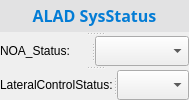
       <widget class="QSplitter" name="splitter_234">
        <property name="orientation">
         <enum>Qt::Vertical</enum>
        </property>
        <widget class="QLabel" name="label_221">
         <property name="font">
          <font>
           <family>Microsoft YaHei</family>
           <pointsize>12</pointsize>
          </font>
         </property>
         <property name="styleSheet">
          <string notr="true">color:rgb(3, 124, 213);
background-color: rgb(226, 226, 227);</string>
         </property>
         <property name="frameShape">
          <enum>QFrame::Box</enum>
         </property>
         <property name="frameShadow">
          <enum>QFrame::Plain</enum>
         </property>
         <property name="lineWidth">
          <number>0</number>
         </property>
         <property name="text">
          <string>&lt;html&gt;&lt;head/&gt;&lt;body&gt;&lt;p&gt;&lt;span style=&quot; font-weight:600;&quot;&gt;ALAD SysStatus&lt;/span&gt;&lt;/p&gt;&lt;/body&gt;&lt;/html&gt;</string>
         </property>
         <property name="alignment">
          <set>Qt::AlignCenter</set>
         </property>
        </widget>
        <widget class="QSplitter" name="splitter_235">
         <property name="styleSheet">
          <string notr="true">font: 9pt &quot;Microsoft YaHei&quot;;</string>
         </property>
         <property name="orientation">
          <enum>Qt::Horizontal</enum>
         </property>
         <widget class="QLabel" name="label_222">
          <property name="styleSheet">
           <string notr="true">font: 9pt &quot;Microsoft YaHei&quot;;</string>
          </property>
          <property name="text">
           <string>NOA_Status:</string>
          </property>
         </widget>
         <widget class="QComboBox" name="comboBox_ALAD_SysStatus_NOA_Status_">
          <property name="sizePolicy">
           <sizepolicy hsizetype="Preferred" vsizetype="Fixed">
            <horstretch>0</horstretch>
            <verstretch>0</verstretch>
           </sizepolicy>
          </property>
          <property name="styleSheet">
           <string notr="true">font: 9pt &quot;Microsoft YaHei&quot;;</string>
          </property>
         </widget>
        </widget>
        <widget class="QSplitter" name="splitter_236">
         <property name="styleSheet">
          <string notr="true">font: 9pt &quot;Microsoft YaHei&quot;;</string>
         </property>
         <property name="orientation">
          <enum>Qt::Horizontal</enum>
         </property>
         <widget class="QLabel" name="label_223">
          <property name="styleSheet">
           <string notr="true">font: 9pt &quot;Microsoft YaHei&quot;;</string>
          </property>
          <property name="text">
           <string>LateralControlStatus:</string>
          </property>
         </widget>
         <widget class="QComboBox" name="comboBox_ALAD_SysStatus_LateralControlStatus_">
          <property name="sizePolicy">
           <sizepolicy hsizetype="Preferred" vsizetype="Fixed">
            <horstretch>0</horstretch>
            <verstretch>0</verstretch>
           </sizepolicy>
          </property>
          <property name="styleSheet">
           <string notr="true">font: 9pt &quot;Microsoft YaHei&quot;;</string>
          </property>
         </widget>
        </widget>
       </widget>
